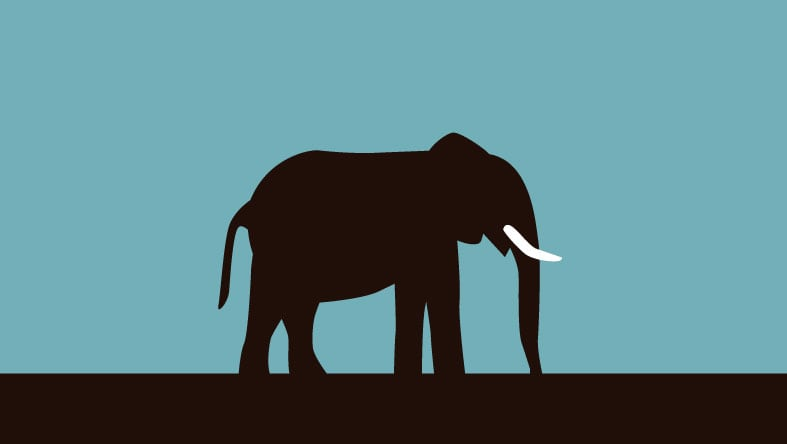
#> input picture lab1-20521881/image/img1.jpg, 787 x 444 px
$ python cover.py
#> lines starting #> are read from the running program, lines starting #| are printed output that depends on the picture

import cv2

old_img = cv2.imread('image/img1.jpg')
#> old_img is the input picture: shape (444, 787, 3); mean B, G, R 132.5, 127.5, 90.5
new_img = cv2.imread('image/img1.jpg')
new_img[:, :, 0] = 255
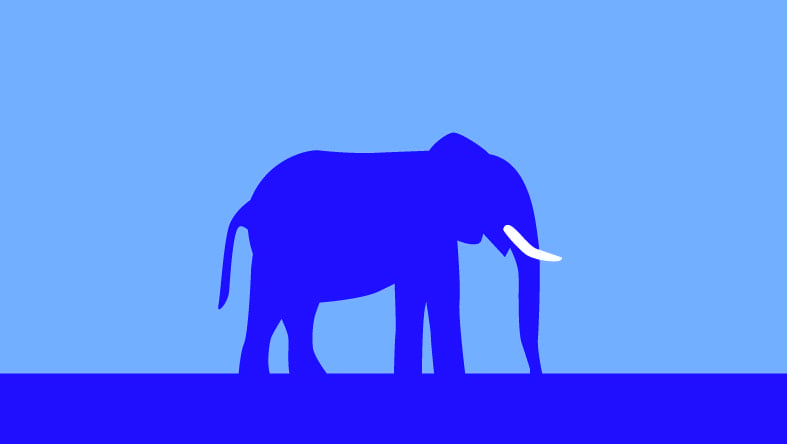
#> new_img: shape (444, 787, 3); mean B, G, R 255, 127.5, 90.5

cur_img = old_img.copy()
w = old_img.shape[1]
#> w = 787
for k in range(0, w, 5):
    cur_img[:, w-k:, :] = new_img[:, :k, :]
    cur_img[:, :w-k, :] = old_img[:, :w-k, :]

    cv2.imshow("image", cur_img)
    cv2.waitKey(1)
#> this loop made 158 passes
#> pass 2, `cv2.imshow("image", cur_img)`:
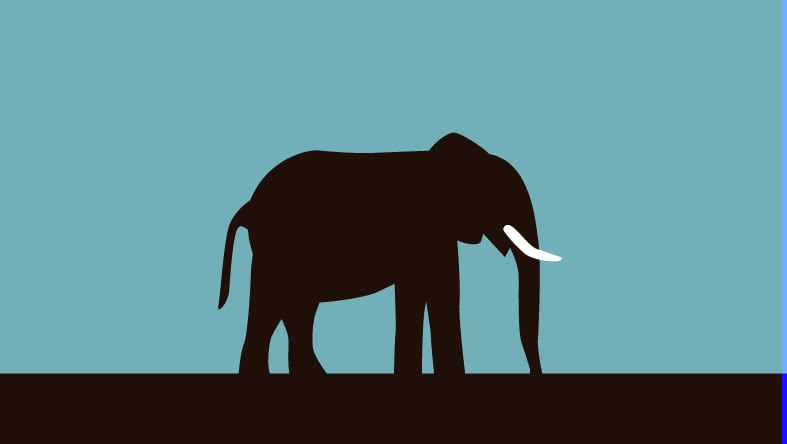
#> window 'image': shape (444, 787, 3); mean B, G, R 133.1, 127.5, 90.5
#> after the loop:
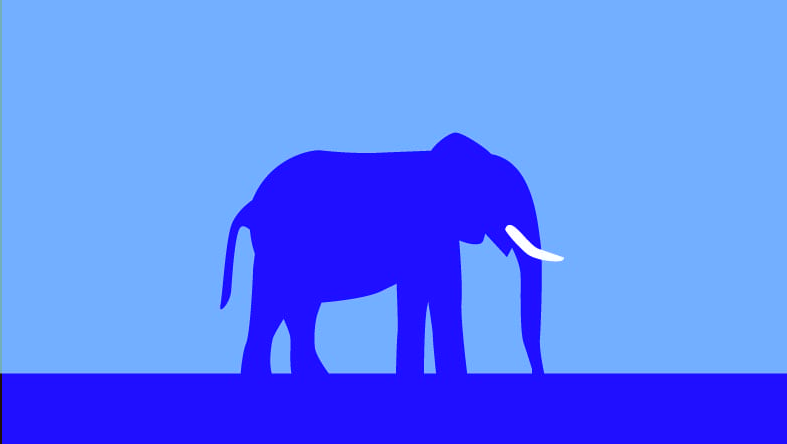
#> cur_img: shape (444, 787, 3); mean B, G, R 254.8, 127.5, 90.5
